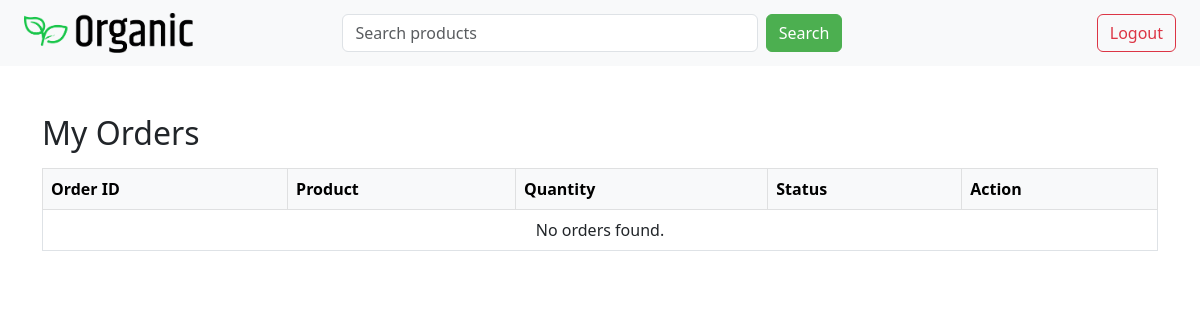
The page /farmerorders/ (signed in) on the database as committed earlier.
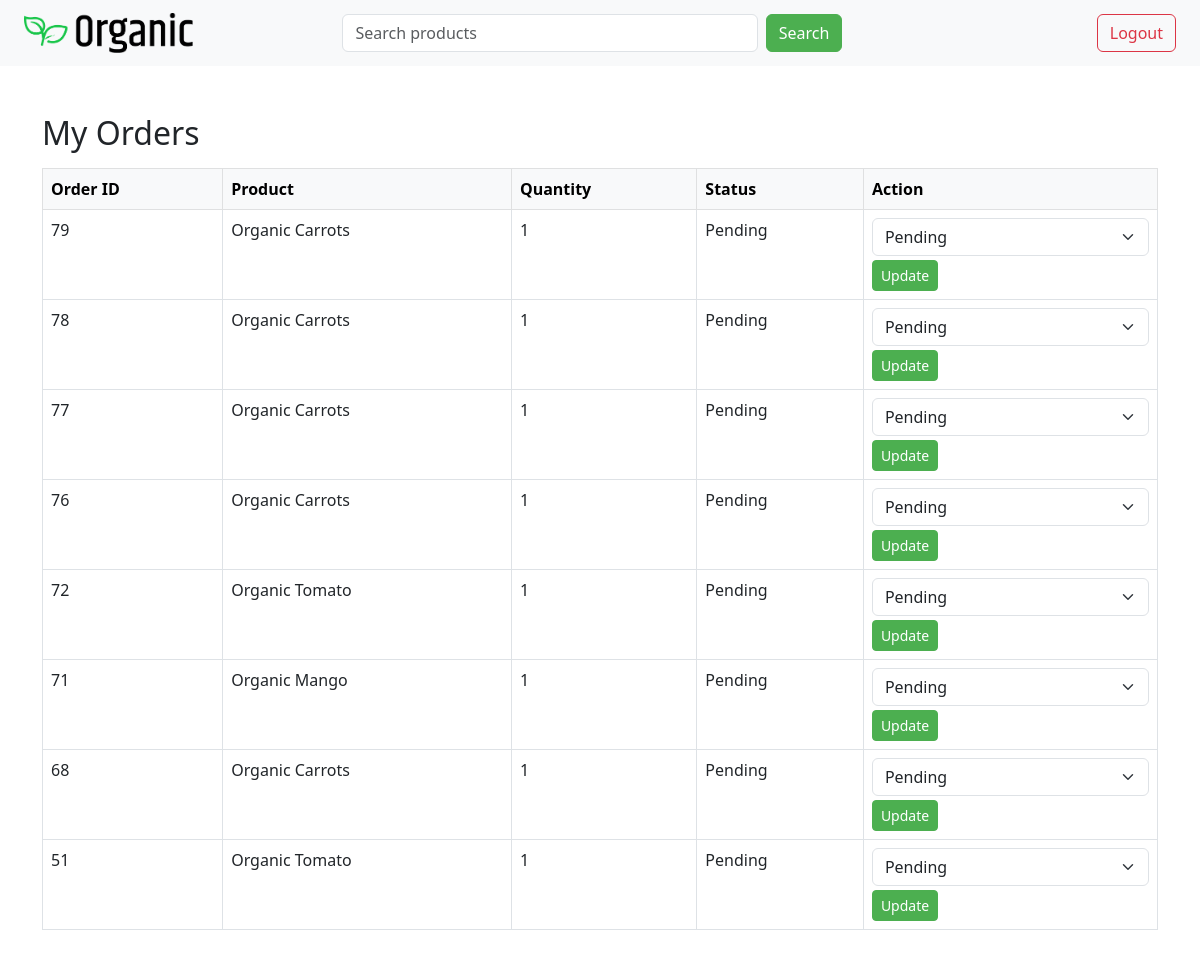
The same page on the database as committed later.
### home/models.py (models this page shows, shortened)
class FarmerOrder(models.Model):
    farmer = models.ForeignKey(User, on_delete=models.CASCADE, related_name='farmer_orders')
    order_item = models.ForeignKey(OrderItem, on_delete=models.CASCADE)
    status = models.CharField(max_length=20, choices=Order.STATUS_CHOICES, default='Pending')
    created_at = models.DateTimeField(default=timezone.now, editable=False)
    updated_at = models.DateTimeField(auto_now=True)

class OrderItem(models.Model):
    order = models.ForeignKey('Order', on_delete=models.CASCADE)
    product = models.ForeignKey('Product', on_delete=models.CASCADE)
    quantity = models.PositiveIntegerField(default=1)
    price = models.DecimalField(max_digits=8, decimal_places=2)

class Order(models.Model):
    STATUS_CHOICES = [
        ('Pending', 'Pending'),
        ('Shipped', 'Shipped'),
        ('Out for Delivery', 'Out for Delivery'),
        ('Delivered', 'Delivered'),
        ('Cancelled', 'Cancelled'),
    ]
    user = models.ForeignKey(User, on_delete=models.CASCADE)
    address = models.CharField(max_length=255, default='No address')
    payment_method = models.CharField(max_length=50, default='Cash on Delivery')
    status = models.CharField(max_length=20, choices=STATUS_CHOICES, default='Pending')
    created_at = models.DateTimeField(auto_now_add=True)
    total_amount = models.DecimalField(max_digits=10, decimal_places=2, default=0)

class Product(models.Model):
    UNIT_CHOICES = [
        ('kg', 'Kilogram'),
        ('g', 'Gram'),
        ('l', 'Litre'),
        ('ml', 'Millilitre'),
        ('pcs', 'Pieces'),
        ('bottle', 'Bottle'),
        ('packet', 'Packet'),
    ]
    name = models.CharField(max_length=30)
    price = models.DecimalField(max_digits=8, decimal_places=2)
    details = models.TextField()
    image = models.ImageField(upload_to='products/', null=True, blank=True)
    ctgry = models.ForeignKey('Category', on_delete=models.CASCADE, null=True, blank=True)
    user = models.ForeignKey(User, on_delete=models.CASCADE)  # Seller
    created_at = models.DateTimeField(auto_now_add=True)
    unit = models.CharField(max_length=10, choices=UNIT_CHOICES, default='kg')
    stock = models.PositiveIntegerField(default=0)

### home/views.py (the view, shortened to what this page needs)
# urls.py: path('farmerorders/', farmer_ordersfn),
@login_required
def farmer_ordersfn(request):
    orders = FarmerOrder.objects.filter(farmer=request.user).select_related(
        'order_item', 'order_item__product', 'order_item__order'
    ).order_by('-id')
    return render(request, 'farmer/orders.html', {'orders': orders})

### home/templates/farmer/orders.html (shortened to what this page needs)
{% extends 'base.html' %}
{% block content %}
<div class="container mt-4">
  <h2>My Orders</h2>
  <table class="table table-bordered mt-3">
    <thead class="table-light">
      <tr>
        <th>Order ID</th>
        <th>Product</th>
        <th>Quantity</th>
        <th>Status</th>
        <th>Action</th>
      </tr>
    </thead>
    <tbody>
      {% for order in orders %}
      <tr>
        <td>{{ order.order_item.order.id }}</td>
        <td>{{ order.order_item.product.name }}</td>
        <td>{{ order.order_item.quantity }}</td>
        <td>{{ order.status }}</td>
        <td>
          <form method="post" action="/farmerorders/">
            <select name="status" class="form-select mb-1">
              <option value="Pending" {% if order.status == "Pending" %}selected{% endif %}>Pending</option>
            </select>
            <button type="submit" class="btn btn-success btn-sm">Update</button>
          </form>
        </td>
      </tr>
      {% empty %}
      <tr>
        <td colspan="5" class="text-center">No orders found.</td>
      </tr>
      {% endfor %}
    </tbody>
  </table>
</div>
{% endblock %}

Rows that differ between the two databases and show on the page:
added FarmerOrder: order_item.order.id "79", order_item.product.name "Organic Carrots", order_item.quantity "1", status "Pending"
added FarmerOrder: order_item.order.id "78", order_item.product.name "Organic Carrots", order_item.quantity "1", status "Pending"
added FarmerOrder: order_item.order.id "77", order_item.product.name "Organic Carrots", order_item.quantity "1", status "Pending"
added FarmerOrder: order_item.order.id "76", order_item.product.name "Organic Carrots", order_item.quantity "1", status "Pending"
added FarmerOrder: order_item.order.id "72", order_item.product.name "Organic Tomato", order_item.quantity "1", status "Pending"
added FarmerOrder: order_item.order.id "71", order_item.product.name "Organic Mango", order_item.quantity "1", status "Pending"
added FarmerOrder: order_item.order.id "68", order_item.product.name "Organic Carrots", order_item.quantity "1", status "Pending"
added FarmerOrder: order_item.order.id "51", order_item.product.name "Organic Tomato", order_item.quantity "1", status "Pending"
Other text that changed with them:
text no longer shown: "No orders found."
